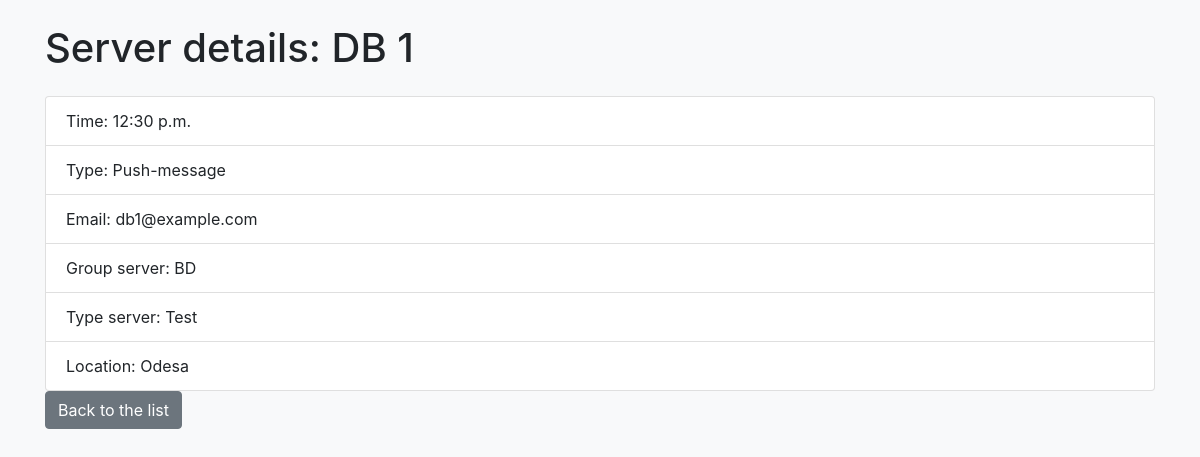
Screenshot of /3/ with the database file from the repository.
### servers/models.py (models this page shows, shortened)
class Server(models.Model):
    name = models.CharField("Name server", max_length=100)
    alert_time = models.TimeField("Time alert")
    NOTIFICATION_TYPES = [
        ("email", "Email"),
        ("sms", "SMS"),
        ("push", "Push-message"),
    ]
    notification_type = models.CharField("Type alert", max_length=10, choices=NOTIFICATION_TYPES)
    email = models.EmailField("Email adress")
    server_group = models.CharField("Servers group", max_length=100)
    server_group_type = models.CharField("Type group servers")
    location = models.CharField("Location server", max_length=200)

### servers/views.py (the view)
# urls.py: path('<int:server_id>/', views.server_detail, name='server_detail'),
def server_detail(request, server_id):
    server = get_object_or_404(Server, id=server_id)
    return render(request, 'servers/server_detail.html', {'server':server})

### servers/templates/servers/server_detail.html (shortened to what this page needs)
{% extends "servers/base.html" %}
{% block content %}
    <h1 class="mb-4">Server details: {{ server.name }}</h1>
    <ul class="list-group">
        <li class="list-group-item">Time: {{ server.alert_time }}</li>
        <li class="list-group-item">Type: {{ server.get_notification_type_display }}</li>
        <li class="list-group-item">Email: {{ server.email }}</li>
        <li class="list-group-item">Group server: {{ server.server_group }}</li>
        <li class="list-group-item">Type server: {{ server.server_group_type }}</li>
        <li class="list-group-item">Location: {{ server.location }}</li>
    </ul>
    <a class="btn btn-secondary" href="{% url 'server_list' %}">Back to the list</a>
{% endblock %}

### rows the page displays
Server: name "DB 1", alert_time "12:30 p.m.", notification_type "Push-message", email "db1@example.com", server_group "BD", server_group_type "Test", location "Odesa"
